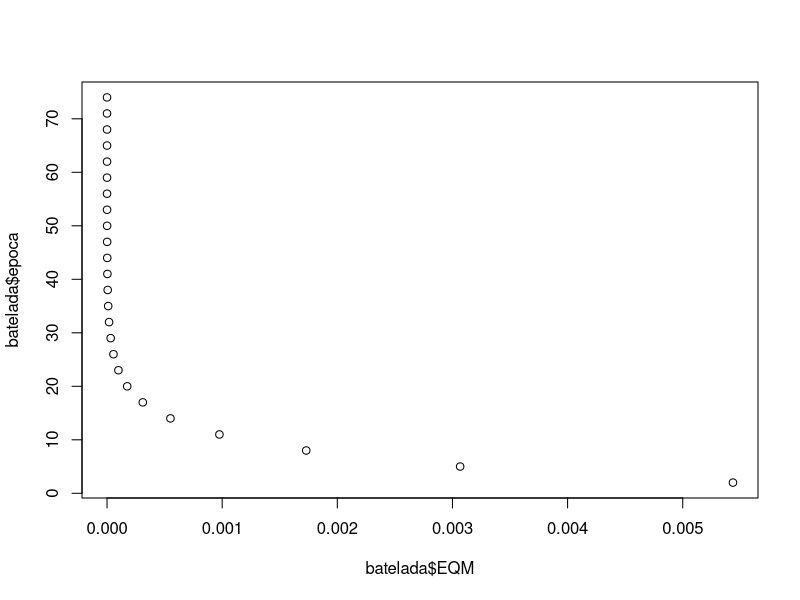
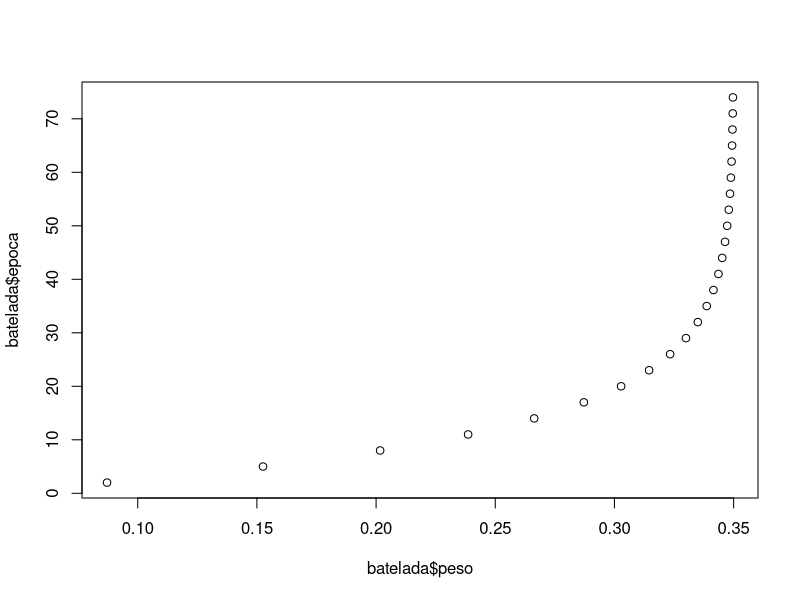

Generate these figures, in order, with R:
batelada = read.csv("batelada.csv",sep=";")
plot(batelada$epoca~batelada$EQM)
#X11()
#Windows()
plot(batelada$epoca~batelada$peso)
